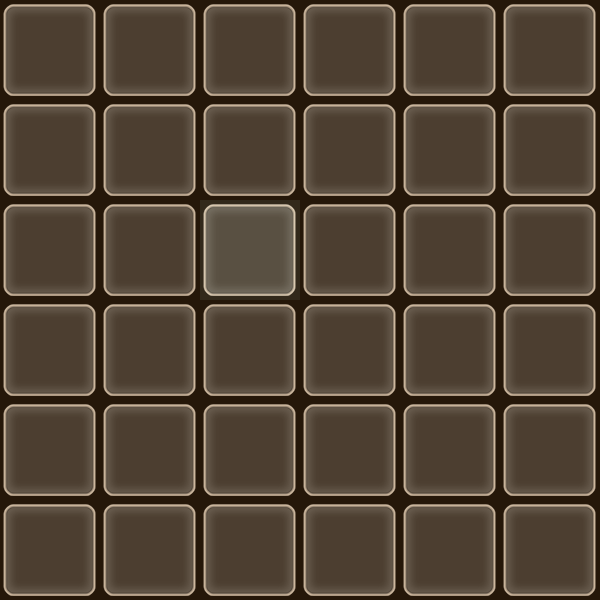

Below is a game level as drawn by its tile map, then a one-line description and the .tmx that defines it (tile-layer data replaced by summaries):
An orthogonal 6x6 tile map with 100x100 px tiles, 2 tile layers (map, type), 2 tilesets.

<map version="1.0" orientation="orthogonal" renderorder="right-down" width="6" height="6" tilewidth="100" tileheight="100" nextobjectid="1">
 <tileset firstgid="1" name="bg_kuang" tilewidth="100" tileheight="100" tilecount="1" columns="1">
  <image source="bg_kuang.png" width="100" height="100" />
 </tileset>
 <tileset firstgid="2" name="type5" tilewidth="100" tileheight="100" tilecount="5" columns="5">
  <image source="type5.png" width="500" height="100" />
  <tile id="0">
   <properties>
    <property name="type" value="1" />
   </properties>
  </tile>
  <tile id="1">
   <properties>
    <property name="type" value="5" />
   </properties>
  </tile>
  <tile id="2">
   <properties>
    <property name="type" value="6" />
   </properties>
  </tile>
  <tile id="3">
   <properties>
    <property name="type" value="8" />
   </properties>
  </tile>
 </tileset>
 <layer name="map" width="6" height="6">
  <data>[36 cells, 36 non-empty, 1 distinct tile ids]</data>
 </layer>
 <layer name="type" width="6" height="6">
  <data>[36 cells, 36 non-empty, 2 distinct tile ids]</data>
 </layer>
</map>
